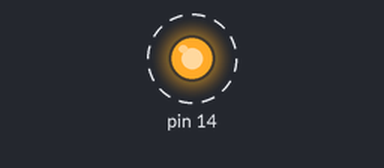
Bench run of a sketch on a simulated Arduino Uno, built with avr-gcc and run on an emulated ATmega328P. Parts: output pins drawn as LEDs (lit = HIGH). Dashed ring = blinking. What the sketch prints to the serial monitor is not drawn.

Above: at 0.5 s.
Timing chart, 0 to 4.6 s (numbered marks = the images above):
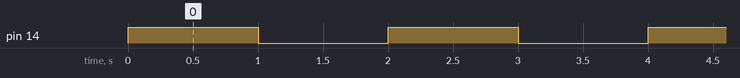

Measured:
- by itself, pin 14: alternates HIGH for 1.0 s and LOW for 1.0 s

The sketch:

exercise2.ino
```cpp
#include <avr/io.h>
#include <util/delay.h>
#include <stdio.h>

void timer0_init(){
    TCCR0B |= (1 << CS02); // 256
    TCNT0 = 0; // counter=0
    TIMSK0 |= (1 << TOIE0); // overflow
}

volatile uint8_t total_overflow = 0;
volatile uint8_t count = 0;
int main(void){
  	Serial.begin(9600);
    DDRC |= (1 << PC0);
    PORTC |= (1 << PC0);
    timer0_init();
    sei();
    while(1){
      if(total_overflow >= 244){ // (16/256)*10^6*1/256
        if(TCNT0 >= 36){ //256-...=36
                PORTC ^= (1 << PC0);
                TCNT0 = 0;
                total_overflow = 0;
				Serial.print("count = ");
    		  	Serial.println(count);
        		count++;
          		if(count==10)
                  count=0;
            }
        }
    }
}

ISR(TIMER0_OVF_vect){
    total_overflow++;
}
```
